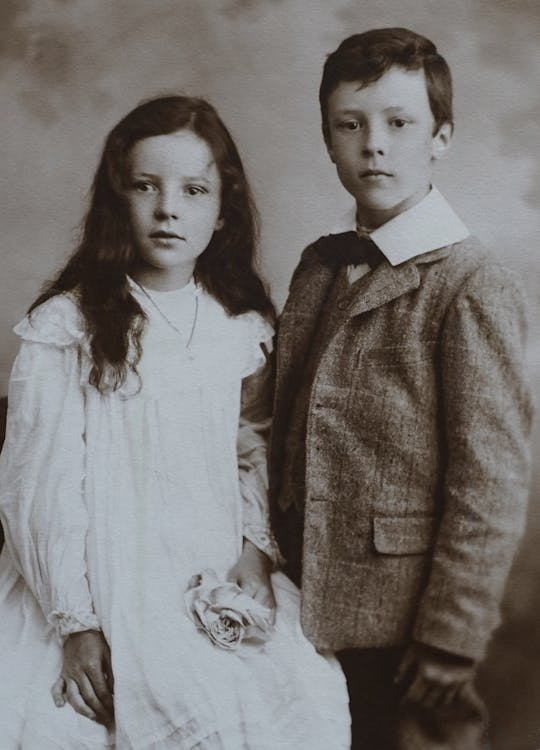
#> input picture 05-Sharp/Data/old.jpeg, 540 x 750 px, found by its file name
$ jupyter execute SharpFilter.ipynb
#> lines starting #> are read from the running program, lines starting #| are printed output that depends on the picture
[cell 1]
import cv2
import numpy as np
import matplotlib.pyplot as plt

[cell 2]
img = cv2.cvtColor(cv2.imread("D:\Computer-Vision\Image-Processing\Edges\sharp\old.jpeg"),cv2.COLOR_BGR2RGB)

[cell 3]
plt.figure(figsize=(15,6))
plt.imshow(img)
plt.show()

Filters for sharping the image. For getting more weight in center pixel giving a bigger number than the others for lossing the weight for the other pixels.

[cell 4]
sharpen_filter1 = np.array([[ 0, -1,  0],
                            [-1,  5, -1],
                            [ 0, -1,  0]])

sharpen_filter2 = np.array([[ -1, -1,  -1],
                            [ -1,  9,  -1],
                            [ -1, -1,  -1]])

[cell 5]
img_sharp1 = cv2.filter2D(img,-1,sharpen_filter1)

[cell 6]
plt.figure(figsize=(15,6))
plt.imshow(img)
plt.figure(figsize=(15,6))
plt.imshow(img_sharp1)
plt.show()

[cell 7]
img_sharp2 = cv2.filter2D(img,-1,sharpen_filter2)
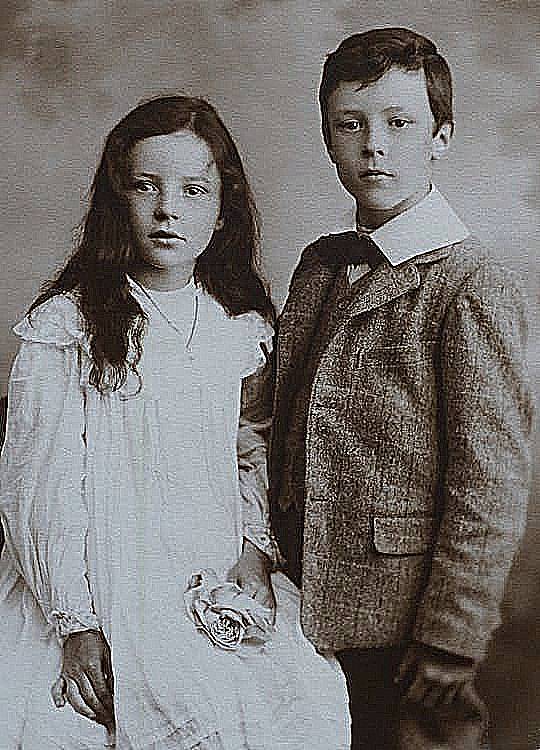
#> img_sharp2: shape (750, 540, 3); mean R, G, B 119.7, 116.2, 114.1
